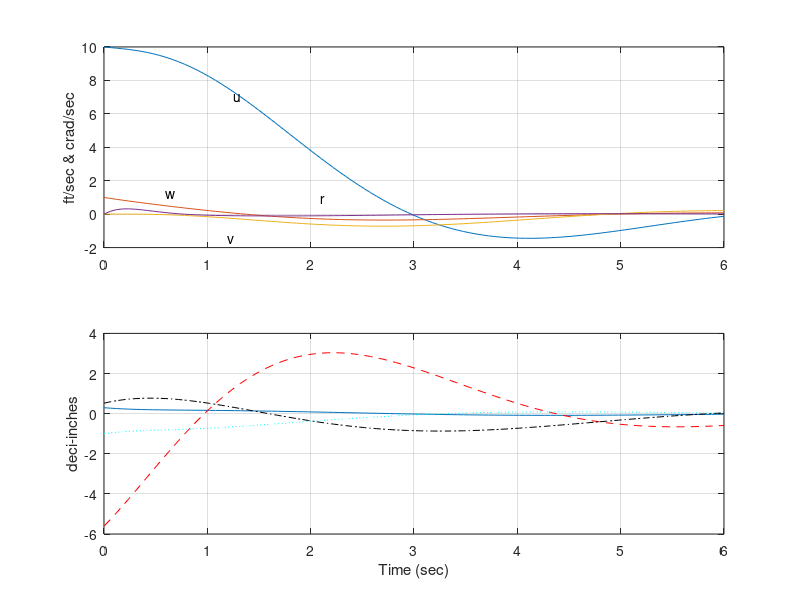

This chart was generated by the following MATLAB code: (Note: this script raises an error after producing the figure.)
% Script p6_2_15.m; cont. ctrl. helic. (OH-6A) deceleration to hover w.
% const. gains; s=[u w q theta v r p phi psi x y h]'; d=[dc de da dr]'; 
% s in ft, sec, crad, d in deci-in;                       9/97, 7/17/02 
%
A11=[-.0257 .0113 .013 -.3216; -.0422 -.3404 .0001 -.0093; ...
        1.26 -.6 -1.7645 0; 0 0 .9986 0];
A12=[.0004 -.0006 -.0081 0; -.044 .0147 .0005 .0171; ...
        -.26 .0719 .3763 0; 0 .0532 0 0];
A21=[.0158 -.0194 -.0084 0; -2.62 3.1 -.1724 0; ...
        .03 -.19 -1.136 0; 0 0 -.0015 0];
A22=[-.0435 .0034 -.0134 .3216; -.170 -.8645 -1.075 0; ...
     -4.620 -.2873 -4.92 0; 0 .0289 1 0]; A=[A11 A12; A21 A22];
A=[A zeros(8,4); 0 0 0 0 0 1 0 0 0 0 0 0; ...
   1 zeros(1,11); 0 -1 zeros(1,10); 0 0 0 0 1 zeros(1,7)];
B=[.0216 .086 -.0028 -.003; -.7343 -.0016 .0011 -.003; -.785 -7.408 ...
   .35 -.096; 0 0 0 0; -.0057 .0038 .0514 .153; 9.507 .493 1.982 ...
   -25.68; 1.206 1.874 12.79 -.781; zeros(5,4)];
C=[zeros(4,8) eye(4)]; N=zeros(12,4); Qy=eye(4); Q=C'*Qy*C; R=Qy; tf=6;
s0=[10 1 0 -.3555 0 0 0 .1714 0 -15 0 1.5]';
[k,S,ev]=lqr(A,B,Q,R); sys=ss(A-B*k,B,C,zeros(4)); 
[y,t,s]=initial(sys,s0,6); d=-k*s'; 
%
figure(1); clf; subplot(211), plot(t,s(:,[1 2 5 6])); grid 
axis([0 6 -2 10]); text(1.25,7,'u'); text(1.2,-1.5,'v')
text(2.1,.9,'r'); text(.6,1.2,'w'); ylabel('ft/sec & crad/sec')
subplot(212), plot(t',d(1,:)); hold on; plot(t',d(2,:),'r--');
plot(t',d(3,:),'k-.'); plot(t',d(4,:),'c:'); grid
xlabel('Time (sec)'); hold off; ylabel('deci-inches') 
legend('\delta_c','\delta_e','\delta_a','\delta_r',4) 
%
figure(2); clf; subplot(211), plot(t,s(:,[4 8 9])); grid
ylabel('crad'); axis([0 6 -5 25]); text(.6,12,'\theta')
text(1.9,4.5,'\phi'); text(.6,2,'\psi')
subplot(212), plot(t,s(:,[10:12])); grid; xlabel('Time (sec)')
ylabel('ft'); text(1.1,-7,'x'); text(1.1,3,'h'); text(1.1,-2.5,'y')
   
      
